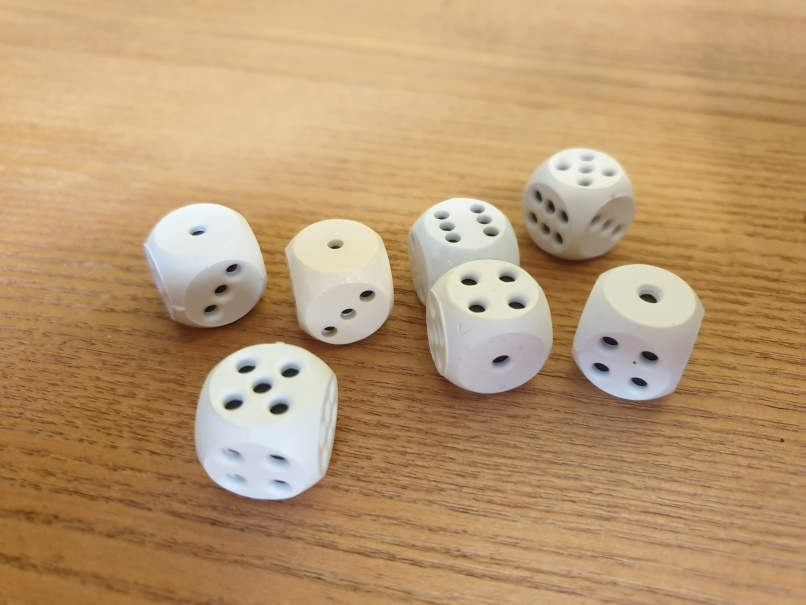
#> input picture projekt/dice_w.jpg, 806 x 605 px
$ jupyter execute group_test.ipynb
#> lines starting #> are read from the running program, lines starting #| are printed output that depends on the picture; after the words box and inside, x2 and y2 are one past the last pixel; in counts of white or black regions, pixels touching at a corner belong together
### projekt/utils.py
import numpy as np
import matplotlib.pyplot as plt
from matplotlib.patches import Circle, Rectangle
from skimage import io, draw
import skimage.color as sc
from skimage.color import rgb2gray as r2g, rgb2hsv as r2h
from skimage.feature import canny
from skimage.morphology import dilation, erosion
from skimage.filters import gaussian
from ipywidgets import interact
from skimage.morphology import convex_hull_image as conhu
from skimage.measure import label, regionprops

def sh(image, ax=plt, **kwargs):
    ax.imshow(image, cmap='gray', **kwargs)
def colax(m, n):
    fig, axs = plt.subplots(m, n)#, gridspec_kw={"wspace": 0, "hspace": 0})
    return fig, (a for a in axs.flatten())
def ra():
    return sc.hsv2rgb([np.random.rand(), 1, 1])
_lh = 0
def scol():
    global _lh
    c = sc.hsv2rgb([_lh, 1, 1])
    _lh += 0.15
    return c

def bbxywh(bb):
    return (bb[1], bb[0]), bb[3]-bb[1], bb[2]-bb[0]
def bbctr(bb):
    xy, w, h = bbxywh(bb)
    return (xy[0]+w/2, xy[1]+h/2)
def bb_aspect(bb):
    _, w, h = bbxywh(bb)
    return w/h
def bb_ar(bb):
    _, w, h = bbxywh(bb)
    return w*h
def regbound(r, ax, ofs=[0, 0], col=None):
    bb = r.bbox
    x, w, h = bbxywh(bb)
    if col is None: col = ra()
    rect = Rectangle((ofs[0]+x[0], ofs[1]+x[1]),
                        w, h, fill=None, lw=2, ec=col)
    ax.add_patch(rect)
    return col

### projekt/group_test.ipynb
[cell 1]
import numpy as np
import matplotlib.pyplot as plt
from matplotlib.patches import Circle, Rectangle
from skimage import io, draw
import skimage.color as sc
from skimage.color import rgb2gray as r2g, rgb2hsv as r2h
from skimage.feature import canny
from skimage.morphology import dilation, erosion
from skimage.filters import gaussian
from ipywidgets import interact
from skimage.morphology import convex_hull_image as conhu
from skimage.measure import label, regionprops
from utils import *
from skimage.measure import find_contours as fc
from skimage.filters import threshold_minimum as tm

[cell 2]
im = io.imread("dice_w.jpg")
#> im is the input picture: shape (605, 806, 3); mean R, G, B 184.6, 152.5, 112.6
bw = r2g(im)
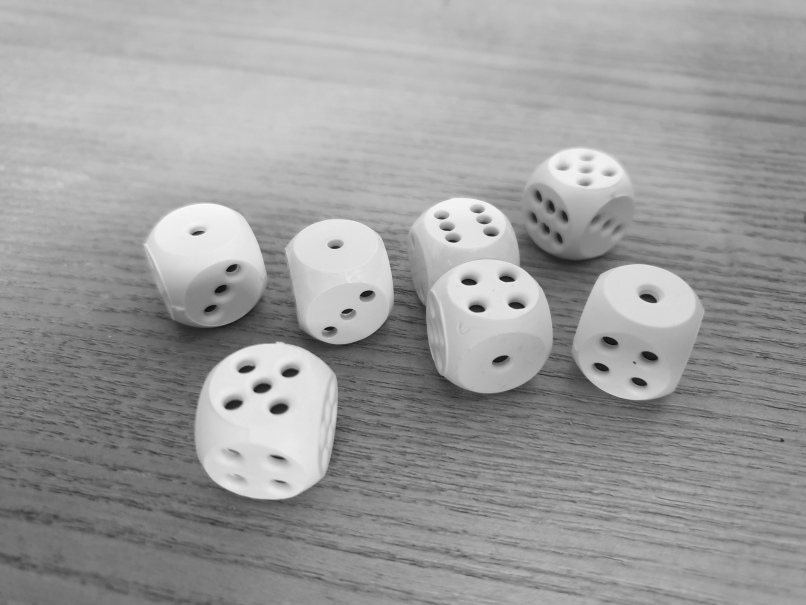
#> bw: shape (605, 806) float64; min 0.0454, max 0.981, mean 0.613
#> the sliders are set to th = 2, can = 4
plt.imshow(im)

[cell 3]
@interact(th=(0, 5, 1), can=(0, 8, 1))
def cont(th=3, can=1):
#> called with th = 2, can = 4
    g = gaussian(bw, th)
    c = canny(g, can)
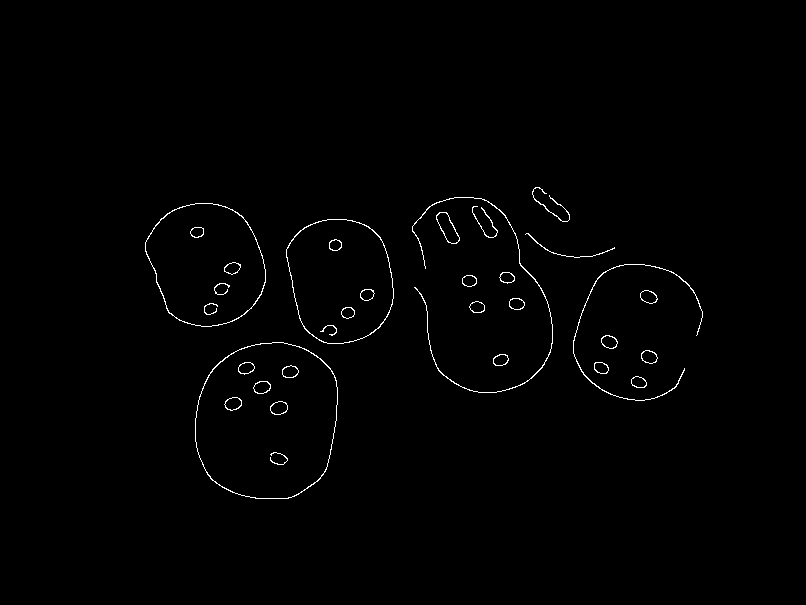
#> c: shape (605, 806) bool; 0.82% white in thin lines or dots, all inside (x1, y1, x2, y2) = (145, 187, 703, 499)
    c1 = c.copy()
   #cs = fc(c)
    rp = regionprops(label(c))
#> rp = 33 regions; largest, box (x1, y1, x2, y2) and area: (412, 197, 553, 393) 594, (195, 342, 338, 499) 536, (573, 264, 703, 401) 438, (145, 203, 266, 327) 433, (286, 219, 394, 344) 412
    f, ax = plt.subplots()
    areas = [r.area for r in rp]
#> areas = 33 values, max 594 at index 1, min 41 at index 20, mean 120.9
    for r in rp:
        x, w, h = bbxywh(r.bbox)
        #regbound(r, ax=ax, col=scol())
        subi = c[x[1]:x[1]+h, x[0]:x[0]+w]
        ch = conhu(subi)
        c[x[1]:x[1]+h, x[0]:x[0]+w] = ch
#> this loop made 33 passes
#> (x, w, h) on passes 1 to 12: ((532, 187), 38, 35), ((412, 197), 141, 196), ((145, 203), 121, 124), ((472, 206), 26, 32), ((436, 212), 24, 32), ((286, 219), 108, 125), ((190, 227), 14, 11), ((525, 233), 90, 25), ((329, 239), 13, 12), ((224, 262), 17, 13), ((573, 264), 130, 137), ((499, 272), 16, 12)
#> pass 1, in cont, `subi = c[x[1]:x[1]+h, x[0]:x[0]+w]`:
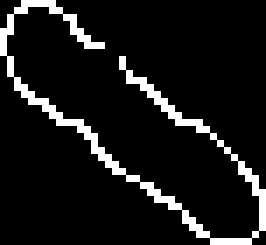
#> subi: shape (35, 38) bool (shown 7 times larger); 9.2% white in thin lines or dots
#> pass 1, in cont, `ch = conhu(subi)`:
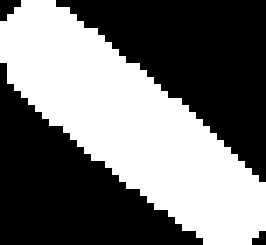
#> ch: shape (35, 38) bool (shown 7 times larger); 44.8% white; 1 white region, box (x1, y1, x2, y2) and area: (0, 0, 38, 35) 596
#> pass 2, in cont, `subi = c[x[1]:x[1]+h, x[0]:x[0]+w]`:
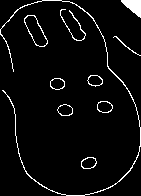
#> subi: shape (196, 141) bool; 4.6% white in thin lines or dots
#> pass 2, in cont, `ch = conhu(subi)`:
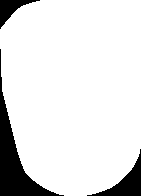
#> ch: shape (196, 141) bool; 88.4% white; 3 black regions, box (x1, y1, x2, y2) and area: (0, 49, 64, 196) 2036, (87, 149, 141, 196) 756, (0, 0, 40, 29) 415
#> after the loop:
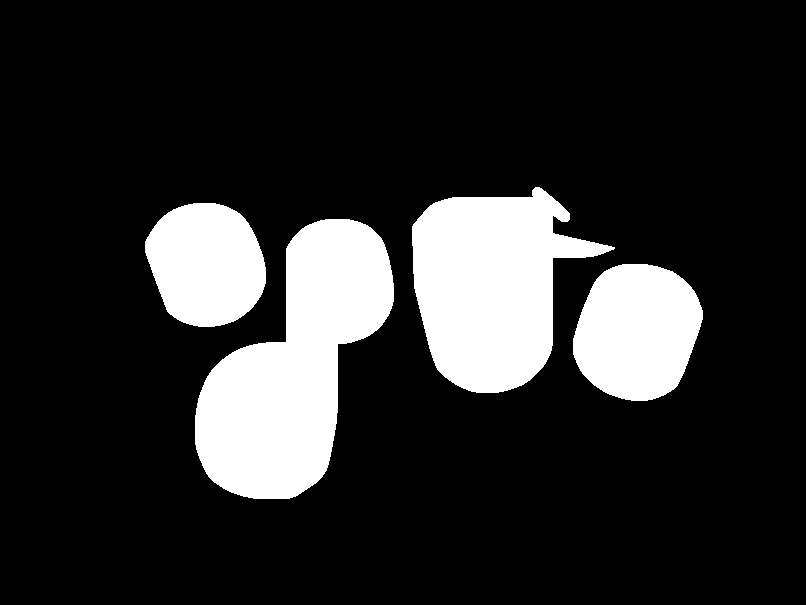
#> c: shape (605, 806) bool; 16.9% white; 4 white regions
    rp = regionprops(label(c))
#> rp = 4 regions; box (x1, y1, x2, y2) and area: (195, 219, 394, 499) 31031, (412, 187, 615, 393) 25814, (573, 264, 703, 401) 13779, (145, 203, 266, 327) 11648
    for r in rp:
        x, w, h = bbxywh(r.bbox)
        regbound(r, ax=ax, col=scol())
#> this loop made 4 passes
#> (c in scol, bb in regbound) on passes 1 to 4: ([1.08e-19, 1.08e-19, 1.08e-19], (187, 412, 393, 615)), ([1, 0.9, 0], (203, 145, 327, 266)), ([0.2, 1, 0], (219, 195, 499, 394)), ([0, 1, 0.7], (264, 573, 401, 703))

    sh(c, ax=ax)
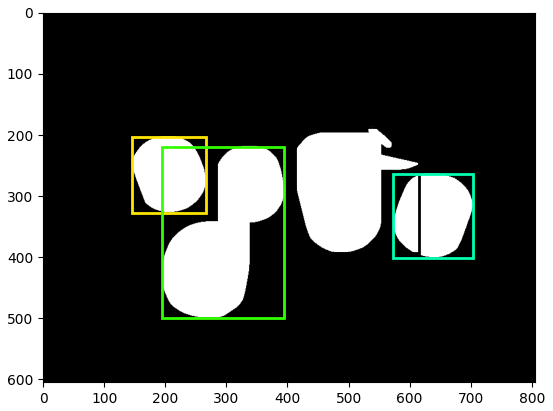
#> figure drawn by matplotlib, 1 panel
